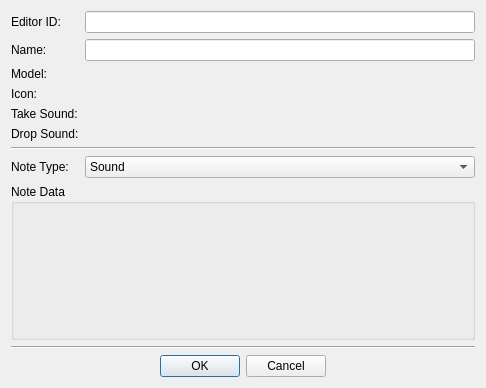
<?xml version="1.0" encoding="UTF-8"?>
<ui version="4.0">
 <class>FormDialogNote</class>
 <widget class="QDialog" name="FormDialogNote">
  <property name="geometry">
   <rect>
    <x>0</x>
    <y>0</y>
    <width>486</width>
    <height>388</height>
   </rect>
  </property>
  <property name="windowTitle">
   <string>Note</string>
  </property>
  <layout class="QGridLayout" name="gridLayout">
   <item row="4" column="1">
    <widget class="DKFormPicker" name="soundTake"/>
   </item>
   <item row="3" column="1">
    <widget class="DKGameFilePicker" name="icon"/>
   </item>
   <item row="0" column="1">
    <widget class="QLineEdit" name="editorID"/>
   </item>
   <item row="5" column="0">
    <widget class="QLabel" name="label_6">
     <property name="text">
      <string>Drop Sound:</string>
     </property>
     <property name="buddy">
      <cstring>soundDrop</cstring>
     </property>
    </widget>
   </item>
   <item row="3" column="0">
    <widget class="QLabel" name="label_4">
     <property name="text">
      <string>Icon:</string>
     </property>
     <property name="buddy">
      <cstring>icon</cstring>
     </property>
    </widget>
   </item>
   <item row="1" column="1">
    <widget class="QLineEdit" name="name"/>
   </item>
   <item row="11" column="0" colspan="2">
    <layout class="QHBoxLayout" name="buttonsLayout">
     <item>
      <spacer name="horizontalSpacer">
       <property name="orientation">
        <enum>Qt::Horizontal</enum>
       </property>
       <property name="sizeHint" stdset="0">
        <size>
         <width>40</width>
         <height>20</height>
        </size>
       </property>
      </spacer>
     </item>
     <item>
      <widget class="QPushButton" name="buttonOK">
       <property name="text">
        <string>OK</string>
       </property>
      </widget>
     </item>
     <item>
      <widget class="QPushButton" name="buttonCancel">
       <property name="text">
        <string>Cancel</string>
       </property>
      </widget>
     </item>
     <item>
      <spacer name="horizontalSpacer_2">
       <property name="orientation">
        <enum>Qt::Horizontal</enum>
       </property>
       <property name="sizeHint" stdset="0">
        <size>
         <width>40</width>
         <height>20</height>
        </size>
       </property>
      </spacer>
     </item>
    </layout>
   </item>
   <item row="2" column="0">
    <widget class="QLabel" name="label_3">
     <property name="text">
      <string>Model:</string>
     </property>
     <property name="buddy">
      <cstring>model</cstring>
     </property>
    </widget>
   </item>
   <item row="4" column="0">
    <widget class="QLabel" name="label_5">
     <property name="text">
      <string>Take Sound:</string>
     </property>
     <property name="buddy">
      <cstring>soundTake</cstring>
     </property>
    </widget>
   </item>
   <item row="6" column="0" colspan="2">
    <widget class="Line" name="line">
     <property name="orientation">
      <enum>Qt::Horizontal</enum>
     </property>
    </widget>
   </item>
   <item row="1" column="0">
    <widget class="QLabel" name="label_2">
     <property name="text">
      <string>Name:</string>
     </property>
     <property name="buddy">
      <cstring>name</cstring>
     </property>
    </widget>
   </item>
   <item row="7" column="1">
    <widget class="QComboBox" name="noteType">
     <item>
      <property name="text">
       <string>Sound</string>
      </property>
     </item>
     <item>
      <property name="text">
       <string>Text</string>
      </property>
     </item>
     <item>
      <property name="text">
       <string>Image</string>
      </property>
     </item>
     <item>
      <property name="text">
       <string>Dialogue</string>
      </property>
     </item>
    </widget>
   </item>
   <item row="7" column="0">
    <widget class="QLabel" name="label_7">
     <property name="text">
      <string>Note Type:</string>
     </property>
     <property name="buddy">
      <cstring>noteType</cstring>
     </property>
    </widget>
   </item>
   <item row="0" column="0">
    <widget class="QLabel" name="label">
     <property name="text">
      <string>Editor ID:</string>
     </property>
     <property name="buddy">
      <cstring>editorID</cstring>
     </property>
    </widget>
   </item>
   <item row="8" column="0" colspan="2">
    <widget class="QGroupBox" name="noteDataGroupbox">
     <property name="title">
      <string>Note Data</string>
     </property>
     <layout class="QVBoxLayout" name="verticalLayout_3">
      <item>
       <widget class="QStackedWidget" name="noteData">
        <widget class="QWidget" name="dataPageSound">
         <layout class="QVBoxLayout" name="verticalLayout">
          <property name="leftMargin">
           <number>0</number>
          </property>
          <property name="topMargin">
           <number>0</number>
          </property>
          <property name="rightMargin">
           <number>0</number>
          </property>
          <property name="bottomMargin">
           <number>0</number>
          </property>
          <item>
           <widget class="DKFormPicker" name="noteDataSound"/>
          </item>
          <item>
           <spacer name="verticalSpacer">
            <property name="orientation">
             <enum>Qt::Vertical</enum>
            </property>
            <property name="sizeHint" stdset="0">
             <size>
              <width>20</width>
              <height>40</height>
             </size>
            </property>
           </spacer>
          </item>
         </layout>
        </widget>
        <widget class="QWidget" name="dataPageText">
         <layout class="QGridLayout" name="gridLayout_2">
          <property name="leftMargin">
           <number>0</number>
          </property>
          <property name="topMargin">
           <number>0</number>
          </property>
          <property name="rightMargin">
           <number>0</number>
          </property>
          <property name="bottomMargin">
           <number>0</number>
          </property>
          <item row="0" column="0">
           <widget class="QPlainTextEdit" name="noteDataText"/>
          </item>
         </layout>
        </widget>
        <widget class="QWidget" name="dataPageImage">
         <layout class="QVBoxLayout" name="verticalLayout_2">
          <property name="leftMargin">
           <number>0</number>
          </property>
          <property name="topMargin">
           <number>0</number>
          </property>
          <property name="rightMargin">
           <number>0</number>
          </property>
          <property name="bottomMargin">
           <number>0</number>
          </property>
          <item>
           <widget class="DKGameFilePicker" name="noteDataImage"/>
          </item>
          <item>
           <spacer name="verticalSpacer_2">
            <property name="orientation">
             <enum>Qt::Vertical</enum>
            </property>
            <property name="sizeHint" stdset="0">
             <size>
              <width>20</width>
              <height>40</height>
             </size>
            </property>
           </spacer>
          </item>
         </layout>
        </widget>
        <widget class="QWidget" name="dataPageVoice">
         <layout class="QGridLayout" name="gridLayout_3">
          <property name="leftMargin">
           <number>0</number>
          </property>
          <property name="topMargin">
           <number>0</number>
          </property>
          <property name="rightMargin">
           <number>0</number>
          </property>
          <property name="bottomMargin">
           <number>0</number>
          </property>
          <item row="1" column="0">
           <widget class="QLabel" name="label_10">
            <property name="text">
             <string>Topic:</string>
            </property>
            <property name="buddy">
             <cstring>noteDataTopic</cstring>
            </property>
           </widget>
          </item>
          <item row="1" column="1">
           <widget class="DKFormPicker" name="noteDataTopic"/>
          </item>
          <item row="0" column="0">
           <widget class="QLabel" name="label_9">
            <property name="text">
             <string>Speaker:</string>
            </property>
            <property name="buddy">
             <cstring>noteDataSpeaker</cstring>
            </property>
           </widget>
          </item>
          <item row="2" column="0" colspan="2">
           <spacer name="verticalSpacer_3">
            <property name="orientation">
             <enum>Qt::Vertical</enum>
            </property>
            <property name="sizeHint" stdset="0">
             <size>
              <width>20</width>
              <height>0</height>
             </size>
            </property>
           </spacer>
          </item>
          <item row="0" column="1">
           <widget class="DKFormPicker" name="noteDataSpeaker"/>
          </item>
         </layout>
        </widget>
       </widget>
      </item>
     </layout>
    </widget>
   </item>
   <item row="9" column="0" colspan="2">
    <widget class="Line" name="line_2">
     <property name="orientation">
      <enum>Qt::Horizontal</enum>
     </property>
    </widget>
   </item>
   <item row="2" column="1">
    <widget class="DKFormNIFPicker" name="model"/>
   </item>
   <item row="5" column="1">
    <widget class="DKFormPicker" name="soundDrop"/>
   </item>
  </layout>
 </widget>
 <customwidgets>
  <customwidget>
   <class>DKFormPicker</class>
   <extends>QWidget</extends>
   <header>widgets/DKFormPicker.h</header>
  </customwidget>
  <customwidget>
   <class>DKGameFilePicker</class>
   <extends>QWidget</extends>
   <header>widgets/DKGameFilePicker.h</header>
  </customwidget>
  <customwidget>
   <class>DKFormNIFPicker</class>
   <extends>QWidget</extends>
   <header>widgets/DKFormNIFPicker.h</header>
  </customwidget>
 </customwidgets>
 <tabstops>
  <tabstop>editorID</tabstop>
  <tabstop>name</tabstop>
  <tabstop>model</tabstop>
  <tabstop>icon</tabstop>
  <tabstop>soundTake</tabstop>
  <tabstop>soundDrop</tabstop>
  <tabstop>noteType</tabstop>
  <tabstop>noteDataSound</tabstop>
  <tabstop>noteDataText</tabstop>
  <tabstop>noteDataImage</tabstop>
  <tabstop>noteDataSpeaker</tabstop>
  <tabstop>noteDataTopic</tabstop>
  <tabstop>buttonOK</tabstop>
  <tabstop>buttonCancel</tabstop>
 </tabstops>
 <resources/>
 <connections/>
</ui>
